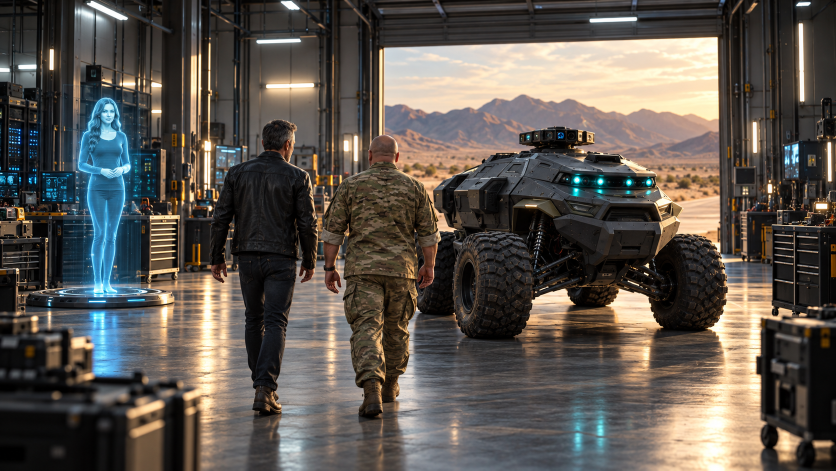
#> input picture images/bay01_establishing.png, 1672 x 941 px, given in place of solo_coffee_frame.jpg, which was not available (shown at 1/2 size)
$ python gen_tour_v2_identity.py ../../../images/bay01_establishing.png
#> lines starting #> are read from the running program, lines starting #| are printed output that depends on the picture
### tools/shared/coffee_clips/gen_s11a_ots_v10_facelock.py
#!/usr/bin/env python3
"""S11a OTS v10 — hard face lock from lyra_face_source + lyra_ref solid.
Pass A: solid Lyra (correct face) hand on door rim in OTS.
Pass B: cyan hologram treatment WITHOUT changing her face.
Bridge only unless RUN_VIDEO=1.
"""
from __future__ import annotations

import base64
import io
import json
import os
import shutil
import subprocess
import time
import urllib.request
from pathlib import Path

from PIL import Image

CLIPS = Path(r"D:\Music for distrokid\Solo Stories\Lyra AI movie\assets\coffee_clips")
REPO = Path(r"D:\Music for distrokid\Solo Stories\Lyras-Movie\images")
LOCK = CLIPS / "lyra_lock"
ENV = Path(r"d:\movie maker\.env")

OTS = CLIPS / "S11a_ots_lyra_door_bridge_v7.jpg"
FACE_SRC = REPO / "lyra_face_source.png"
CARD = REPO / "lyra_ref.png"
CUT = CLIPS / "S11a_lyra_solid_cutout.jpg"
SOLID_PANEL = LOCK / "card_q0_solid.jpg"
HOLO_PANEL = LOCK / "card_q1_holo_face.jpg"

PASS_A = CLIPS / "S11a_ots_lyra_door_bridge_v10a_solid.jpg"
BRIDGE = CLIPS / "S11a_ots_lyra_door_bridge_v10.jpg"
OUT = CLIPS / "S11a_ots_lyra_door_v10.mp4"
LAST = CLIPS / "S11a_ots_lyra_door_v10_last.jpg"
DUR = 8
LINE = "Solo… whenever you're ready. I'd love to show you around."


def load_key() -> str:
    env = {}
    for line in ENV.read_text(encoding="utf-8").splitlines():
        line = line.strip()
        if not line or line.startswith("#") or "=" not in line:
            continue
        k, v = line.split("=", 1)
        env[k.strip()] = v.strip()
    return env["OPENROUTER_API_KEY"]


# [172 lines left out: functions headers, data_url, http_json, still, ensure_panels, video and 1 more, not called in this run]


# [2 lines that do not run on import are left out]

### tools/shared/coffee_clips/gen_tour_v2_identity.py
#!/usr/bin/env python3
"""Tour v2: lock Solo and Lyra to one identity on first frames, using Solo's coffee-scene face and Lyra's T4b frame.

  python gen_tour_v2_identity.py T1 T2 T3 T6
"""
from __future__ import annotations

import shutil
import subprocess
import sys

from PIL import Image

from gen_s11a_ots_v10_facelock import CLIPS, load_key, still
from gen_tour_v2 import OUT

SOLO_REF = OUT / "ref_solo_coffee.jpg"
LYRA_REF = OUT / "ref_lyra_t4b.jpg"

PROMPT = (
    "Output the same single photograph as Image1 with the same framing, set, lighting, pose and clothes. "
    "Only change the two faces and hair. The man becomes the EXACT man in Image2: same wide face, heavy dark brows, "
    "nose, short tight dark curls of the same height, thin metal-frame glasses, same age and slim build. "
    "The hologram woman becomes the EXACT woman in Image3: same face, same long wavy hair, same teal-cyan tint over her "
    "whole figure with fine scanlines. Keep their head angles and eyelines from Image1. Neither looks at the camera. "
    "No text, no collage, no extra panels."
)


def refs() -> None:
    frame = OUT / "qa" / "solo_coffee_frame.jpg"
    subprocess.run(["ffmpeg", "-v", "error", "-y", "-ss", "2", "-i", str(CLIPS / "S10_nova_ots_solo_face_v2.mp4"),
                    "-frames:v", "1", "-q:v", "2", str(frame)])
#> (this line was passed over: subprocess is not available in this run)
    im = Image.open(frame).convert("RGB")
#> im is the input picture: PIL image 1672x941 RGB; mean R, G, B 91.9, 85.8, 79.3
    w, h = im.size
#> w = 1672; h = 941
    im.crop((int(w * 0.45), 0, w, h)).save(SOLO_REF, quality=95)
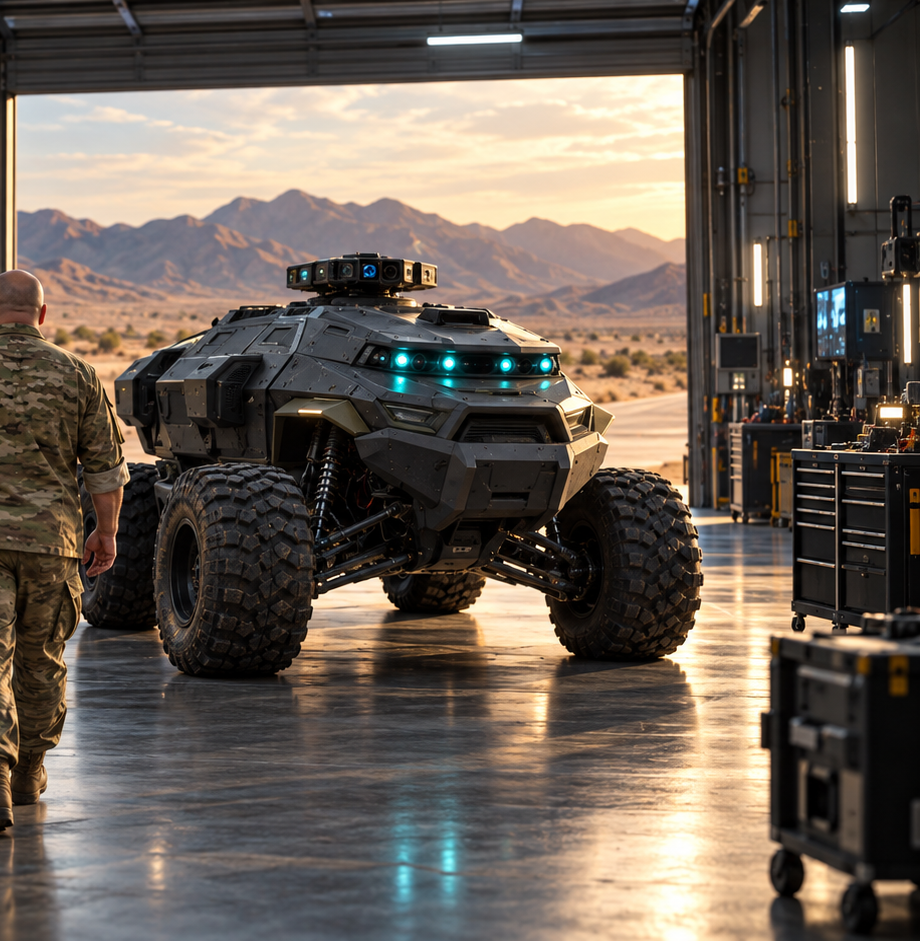
#> saved as ref_solo_coffee.jpg: PIL image 920x941 RGB; mean R, G, B 105.4, 95.2, 85.6
    lyra = Image.open(OUT / "T4b_first.jpg").convert("RGB")
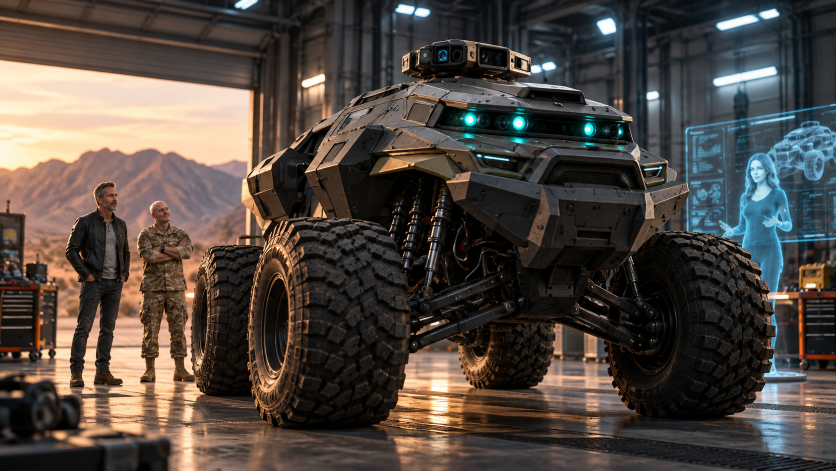
#> input picture images/bay02_front_threequarter.png, 1672 x 941 px, given in place of T4b_first.jpg, which was not available (shown at 1/2 size)
#> lyra is the input picture: PIL image 1672x941 RGB; mean R, G, B 79.4, 71, 64.8
    w, h = lyra.size
    lyra.crop((0, 0, int(w * 0.55), h)).save(LYRA_REF, quality=95)
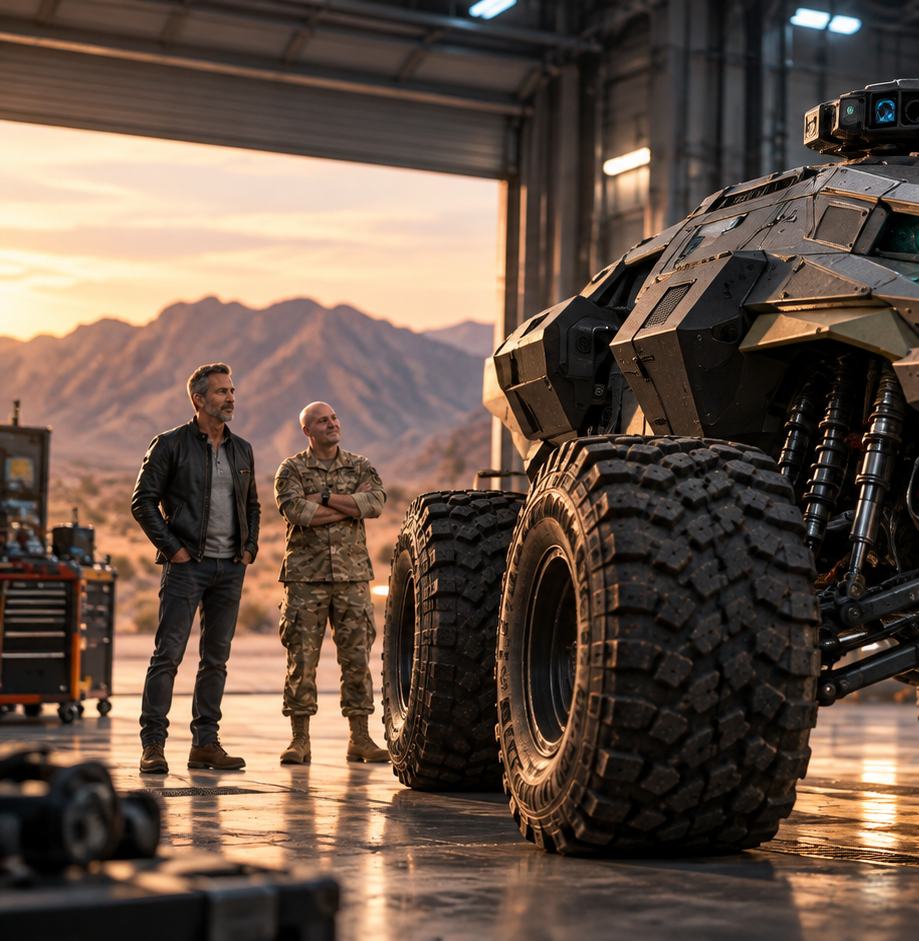
#> saved as ref_lyra_t4b.jpg: PIL image 919x941 RGB; mean R, G, B 101.6, 83.4, 71


SOLO_ONLY = (
    "Output the same single photograph as Image1 with the same framing, set, pose and lighting. The hologram woman does not "
    "change. Only the man's head changes: he becomes the EXACT man in Image2, same wide face, heavy dark brows, nose, short "
    "tight dark curls, thin metal-frame glasses, same age. His face is clearly visible and softly lit by the room, with his "
    "head angle unchanged. No text, no collage."
)


def main() -> None:
    refs()
    key = load_key()
    if sys.argv[1] == "solo":
        for sid in sys.argv[2:]:
            src = OUT / f"{sid}_solo_src.jpg"
            shutil.copy2(OUT / f"{sid}_first.jpg", src)
            still(key, SOLO_ONLY, [src, SOLO_REF], OUT / f"{sid}_first.jpg")
        return
    for sid in sys.argv[1:]:
        src = OUT / f"{sid}_identity_src.jpg"
        shutil.copy2(OUT / f"{sid}_first.jpg", src)
        still(key, PROMPT, [src, SOLO_REF, LYRA_REF], OUT / f"{sid}_first.jpg")


if __name__ == "__main__":
#> (the run stopped early here; a loop or call above may not have finished)
